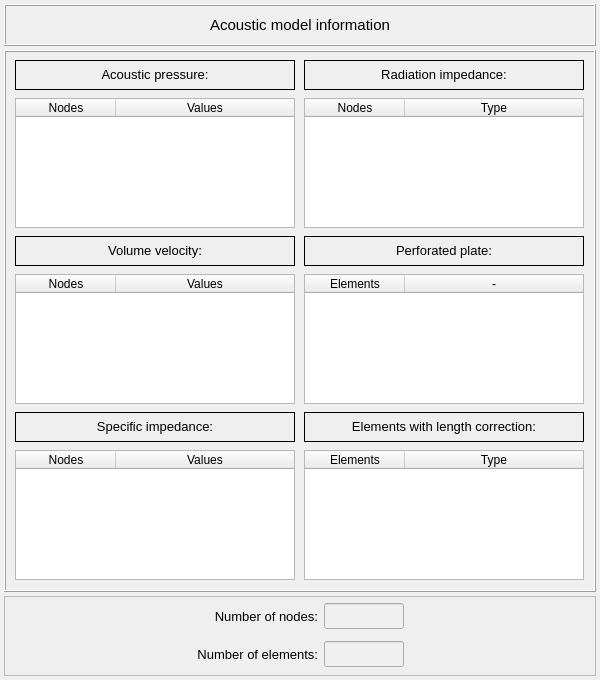
<?xml version="1.0" encoding="UTF-8"?>
<ui version="4.0">
 <class>dialog</class>
 <widget class="QDialog" name="dialog">
  <property name="geometry">
   <rect>
    <x>0</x>
    <y>0</y>
    <width>600</width>
    <height>680</height>
   </rect>
  </property>
  <property name="minimumSize">
   <size>
    <width>600</width>
    <height>680</height>
   </size>
  </property>
  <property name="maximumSize">
   <size>
    <width>600</width>
    <height>680</height>
   </size>
  </property>
  <property name="windowTitle">
   <string>Acoustic Model Information</string>
  </property>
  <layout class="QGridLayout" name="gridLayout_4">
   <property name="leftMargin">
    <number>4</number>
   </property>
   <property name="topMargin">
    <number>4</number>
   </property>
   <property name="rightMargin">
    <number>4</number>
   </property>
   <property name="bottomMargin">
    <number>4</number>
   </property>
   <property name="spacing">
    <number>4</number>
   </property>
   <item row="0" column="0">
    <widget class="QFrame" name="frame_3">
     <property name="minimumSize">
      <size>
       <width>0</width>
       <height>42</height>
      </size>
     </property>
     <property name="maximumSize">
      <size>
       <width>16777215</width>
       <height>42</height>
      </size>
     </property>
     <property name="frameShape">
      <enum>QFrame::Box</enum>
     </property>
     <property name="frameShadow">
      <enum>QFrame::Raised</enum>
     </property>
     <layout class="QGridLayout" name="gridLayout_3">
      <property name="leftMargin">
       <number>0</number>
      </property>
      <property name="topMargin">
       <number>0</number>
      </property>
      <property name="rightMargin">
       <number>0</number>
      </property>
      <property name="bottomMargin">
       <number>0</number>
      </property>
      <property name="spacing">
       <number>0</number>
      </property>
      <item row="0" column="0">
       <widget class="QLabel" name="label_12">
        <property name="font">
         <font>
          <pointsize>11</pointsize>
         </font>
        </property>
        <property name="frameShape">
         <enum>QFrame::NoFrame</enum>
        </property>
        <property name="text">
         <string>Acoustic model information</string>
        </property>
        <property name="textFormat">
         <enum>Qt::AutoText</enum>
        </property>
        <property name="alignment">
         <set>Qt::AlignCenter</set>
        </property>
       </widget>
      </item>
     </layout>
    </widget>
   </item>
   <item row="1" column="0">
    <widget class="QFrame" name="frame_2">
     <property name="minimumSize">
      <size>
       <width>310</width>
       <height>510</height>
      </size>
     </property>
     <property name="maximumSize">
      <size>
       <width>1000</width>
       <height>580</height>
      </size>
     </property>
     <property name="frameShape">
      <enum>QFrame::Box</enum>
     </property>
     <property name="frameShadow">
      <enum>QFrame::Raised</enum>
     </property>
     <layout class="QGridLayout" name="gridLayout">
      <property name="leftMargin">
       <number>4</number>
      </property>
      <property name="topMargin">
       <number>4</number>
      </property>
      <property name="rightMargin">
       <number>4</number>
      </property>
      <property name="bottomMargin">
       <number>4</number>
      </property>
      <property name="spacing">
       <number>4</number>
      </property>
      <item row="5" column="0">
       <widget class="QTreeWidget" name="treeWidget_specific_impedance">
        <property name="minimumSize">
         <size>
          <width>280</width>
          <height>130</height>
         </size>
        </property>
        <property name="maximumSize">
         <size>
          <width>280</width>
          <height>130</height>
         </size>
        </property>
        <property name="font">
         <font>
          <family>MS Shell Dlg 2</family>
         </font>
        </property>
        <column>
         <property name="text">
          <string>Nodes</string>
         </property>
         <property name="textAlignment">
          <set>AlignCenter</set>
         </property>
        </column>
        <column>
         <property name="text">
          <string>Values</string>
         </property>
         <property name="textAlignment">
          <set>AlignCenter</set>
         </property>
        </column>
       </widget>
      </item>
      <item row="1" column="0">
       <widget class="QTreeWidget" name="treeWidget_acoustic_pressure">
        <property name="minimumSize">
         <size>
          <width>280</width>
          <height>130</height>
         </size>
        </property>
        <property name="maximumSize">
         <size>
          <width>280</width>
          <height>130</height>
         </size>
        </property>
        <property name="font">
         <font>
          <family>MS Shell Dlg 2</family>
         </font>
        </property>
        <column>
         <property name="text">
          <string>Nodes</string>
         </property>
         <property name="textAlignment">
          <set>AlignCenter</set>
         </property>
        </column>
        <column>
         <property name="text">
          <string>Values</string>
         </property>
         <property name="textAlignment">
          <set>AlignCenter</set>
         </property>
        </column>
       </widget>
      </item>
      <item row="2" column="0">
       <widget class="QLabel" name="label_11">
        <property name="minimumSize">
         <size>
          <width>0</width>
          <height>30</height>
         </size>
        </property>
        <property name="maximumSize">
         <size>
          <width>16777215</width>
          <height>30</height>
         </size>
        </property>
        <property name="font">
         <font>
          <pointsize>10</pointsize>
         </font>
        </property>
        <property name="frameShape">
         <enum>QFrame::Box</enum>
        </property>
        <property name="text">
         <string>&lt;html&gt;&lt;head/&gt;&lt;body&gt;&lt;p align=&quot;center&quot;&gt;Volume velocity:&lt;/p&gt;&lt;/body&gt;&lt;/html&gt;</string>
        </property>
        <property name="textFormat">
         <enum>Qt::AutoText</enum>
        </property>
        <property name="alignment">
         <set>Qt::AlignCenter</set>
        </property>
       </widget>
      </item>
      <item row="3" column="0">
       <widget class="QTreeWidget" name="treeWidget_volume_velocity">
        <property name="minimumSize">
         <size>
          <width>280</width>
          <height>130</height>
         </size>
        </property>
        <property name="maximumSize">
         <size>
          <width>280</width>
          <height>130</height>
         </size>
        </property>
        <property name="font">
         <font>
          <family>MS Shell Dlg 2</family>
         </font>
        </property>
        <column>
         <property name="text">
          <string>Nodes</string>
         </property>
         <property name="textAlignment">
          <set>AlignCenter</set>
         </property>
        </column>
        <column>
         <property name="text">
          <string>Values</string>
         </property>
         <property name="textAlignment">
          <set>AlignCenter</set>
         </property>
        </column>
       </widget>
      </item>
      <item row="4" column="0">
       <widget class="QLabel" name="label_17">
        <property name="minimumSize">
         <size>
          <width>0</width>
          <height>30</height>
         </size>
        </property>
        <property name="maximumSize">
         <size>
          <width>16777215</width>
          <height>30</height>
         </size>
        </property>
        <property name="font">
         <font>
          <pointsize>10</pointsize>
         </font>
        </property>
        <property name="frameShape">
         <enum>QFrame::Box</enum>
        </property>
        <property name="text">
         <string>&lt;html&gt;&lt;head/&gt;&lt;body&gt;&lt;p align=&quot;center&quot;&gt;Specific impedance:&lt;/p&gt;&lt;/body&gt;&lt;/html&gt;</string>
        </property>
        <property name="textFormat">
         <enum>Qt::AutoText</enum>
        </property>
        <property name="alignment">
         <set>Qt::AlignCenter</set>
        </property>
       </widget>
      </item>
      <item row="0" column="0">
       <widget class="QLabel" name="label_10">
        <property name="minimumSize">
         <size>
          <width>0</width>
          <height>30</height>
         </size>
        </property>
        <property name="maximumSize">
         <size>
          <width>16777215</width>
          <height>30</height>
         </size>
        </property>
        <property name="font">
         <font>
          <pointsize>10</pointsize>
         </font>
        </property>
        <property name="frameShape">
         <enum>QFrame::Box</enum>
        </property>
        <property name="text">
         <string>&lt;html&gt;&lt;head/&gt;&lt;body&gt;&lt;p align=&quot;center&quot;&gt;Acoustic pressure:&lt;/p&gt;&lt;/body&gt;&lt;/html&gt;</string>
        </property>
        <property name="textFormat">
         <enum>Qt::AutoText</enum>
        </property>
        <property name="alignment">
         <set>Qt::AlignCenter</set>
        </property>
       </widget>
      </item>
      <item row="0" column="1">
       <widget class="QLabel" name="label_9">
        <property name="minimumSize">
         <size>
          <width>0</width>
          <height>30</height>
         </size>
        </property>
        <property name="maximumSize">
         <size>
          <width>16777215</width>
          <height>30</height>
         </size>
        </property>
        <property name="font">
         <font>
          <pointsize>10</pointsize>
         </font>
        </property>
        <property name="frameShape">
         <enum>QFrame::Box</enum>
        </property>
        <property name="text">
         <string>&lt;html&gt;&lt;head/&gt;&lt;body&gt;&lt;p align=&quot;center&quot;&gt;Radiation impedance:&lt;/p&gt;&lt;/body&gt;&lt;/html&gt;</string>
        </property>
        <property name="textFormat">
         <enum>Qt::AutoText</enum>
        </property>
        <property name="alignment">
         <set>Qt::AlignCenter</set>
        </property>
       </widget>
      </item>
      <item row="1" column="1">
       <widget class="QTreeWidget" name="treeWidget_radiation_impedance">
        <property name="minimumSize">
         <size>
          <width>280</width>
          <height>130</height>
         </size>
        </property>
        <property name="maximumSize">
         <size>
          <width>280</width>
          <height>130</height>
         </size>
        </property>
        <property name="font">
         <font>
          <family>MS Shell Dlg 2</family>
         </font>
        </property>
        <column>
         <property name="text">
          <string>Nodes</string>
         </property>
         <property name="textAlignment">
          <set>AlignCenter</set>
         </property>
        </column>
        <column>
         <property name="text">
          <string>Type</string>
         </property>
         <property name="textAlignment">
          <set>AlignCenter</set>
         </property>
        </column>
       </widget>
      </item>
      <item row="2" column="1">
       <widget class="QLabel" name="label_15">
        <property name="minimumSize">
         <size>
          <width>0</width>
          <height>30</height>
         </size>
        </property>
        <property name="maximumSize">
         <size>
          <width>16777215</width>
          <height>30</height>
         </size>
        </property>
        <property name="font">
         <font>
          <pointsize>10</pointsize>
         </font>
        </property>
        <property name="frameShape">
         <enum>QFrame::Box</enum>
        </property>
        <property name="text">
         <string>&lt;html&gt;&lt;head/&gt;&lt;body&gt;&lt;p align=&quot;center&quot;&gt;Perforated plate:&lt;/p&gt;&lt;/body&gt;&lt;/html&gt;</string>
        </property>
        <property name="textFormat">
         <enum>Qt::AutoText</enum>
        </property>
        <property name="alignment">
         <set>Qt::AlignCenter</set>
        </property>
       </widget>
      </item>
      <item row="3" column="1">
       <widget class="QTreeWidget" name="treeWidget_perforated_plate">
        <property name="minimumSize">
         <size>
          <width>280</width>
          <height>130</height>
         </size>
        </property>
        <property name="maximumSize">
         <size>
          <width>280</width>
          <height>130</height>
         </size>
        </property>
        <property name="font">
         <font>
          <family>MS Shell Dlg 2</family>
         </font>
        </property>
        <column>
         <property name="text">
          <string>Elements</string>
         </property>
         <property name="textAlignment">
          <set>AlignCenter</set>
         </property>
        </column>
        <column>
         <property name="text">
          <string>-</string>
         </property>
         <property name="textAlignment">
          <set>AlignCenter</set>
         </property>
        </column>
       </widget>
      </item>
      <item row="4" column="1">
       <widget class="QLabel" name="label_16">
        <property name="minimumSize">
         <size>
          <width>0</width>
          <height>30</height>
         </size>
        </property>
        <property name="maximumSize">
         <size>
          <width>16777215</width>
          <height>30</height>
         </size>
        </property>
        <property name="font">
         <font>
          <pointsize>10</pointsize>
         </font>
        </property>
        <property name="frameShape">
         <enum>QFrame::Box</enum>
        </property>
        <property name="text">
         <string>&lt;html&gt;&lt;head/&gt;&lt;body&gt;&lt;p align=&quot;center&quot;&gt;Elements with length correction:&lt;/p&gt;&lt;/body&gt;&lt;/html&gt;</string>
        </property>
        <property name="textFormat">
         <enum>Qt::AutoText</enum>
        </property>
        <property name="alignment">
         <set>Qt::AlignCenter</set>
        </property>
       </widget>
      </item>
      <item row="5" column="1">
       <widget class="QTreeWidget" name="treeWidget_element_length_correction">
        <property name="minimumSize">
         <size>
          <width>280</width>
          <height>130</height>
         </size>
        </property>
        <property name="maximumSize">
         <size>
          <width>280</width>
          <height>130</height>
         </size>
        </property>
        <property name="font">
         <font>
          <family>MS Shell Dlg 2</family>
         </font>
        </property>
        <column>
         <property name="text">
          <string>Elements</string>
         </property>
         <property name="textAlignment">
          <set>AlignCenter</set>
         </property>
        </column>
        <column>
         <property name="text">
          <string>Type</string>
         </property>
         <property name="textAlignment">
          <set>AlignCenter</set>
         </property>
        </column>
       </widget>
      </item>
     </layout>
    </widget>
   </item>
   <item row="2" column="0">
    <widget class="QFrame" name="frame_4">
     <property name="minimumSize">
      <size>
       <width>0</width>
       <height>80</height>
      </size>
     </property>
     <property name="maximumSize">
      <size>
       <width>16777215</width>
       <height>80</height>
      </size>
     </property>
     <property name="frameShape">
      <enum>QFrame::StyledPanel</enum>
     </property>
     <property name="frameShadow">
      <enum>QFrame::Raised</enum>
     </property>
     <layout class="QGridLayout" name="gridLayout_2">
      <property name="leftMargin">
       <number>0</number>
      </property>
      <property name="topMargin">
       <number>0</number>
      </property>
      <property name="rightMargin">
       <number>0</number>
      </property>
      <property name="bottomMargin">
       <number>0</number>
      </property>
      <item row="1" column="2">
       <widget class="QLineEdit" name="lineEdit_number_elements">
        <property name="enabled">
         <bool>false</bool>
        </property>
        <property name="minimumSize">
         <size>
          <width>80</width>
          <height>26</height>
         </size>
        </property>
        <property name="maximumSize">
         <size>
          <width>80</width>
          <height>26</height>
         </size>
        </property>
        <property name="palette">
         <palette>
          <active>
           <colorrole role="WindowText">
            <brush brushstyle="SolidPattern">
             <color alpha="255">
              <red>0</red>
              <green>0</green>
              <blue>0</blue>
             </color>
            </brush>
           </colorrole>
           <colorrole role="Button">
            <brush brushstyle="SolidPattern">
             <color alpha="255">
              <red>250</red>
              <green>250</green>
              <blue>250</blue>
             </color>
            </brush>
           </colorrole>
           <colorrole role="Dark">
            <brush brushstyle="SolidPattern">
             <color alpha="255">
              <red>0</red>
              <green>0</green>
              <blue>0</blue>
             </color>
            </brush>
           </colorrole>
           <colorrole role="Text">
            <brush brushstyle="SolidPattern">
             <color alpha="255">
              <red>0</red>
              <green>0</green>
              <blue>0</blue>
             </color>
            </brush>
           </colorrole>
           <colorrole role="ButtonText">
            <brush brushstyle="SolidPattern">
             <color alpha="255">
              <red>0</red>
              <green>0</green>
              <blue>0</blue>
             </color>
            </brush>
           </colorrole>
           <colorrole role="Base">
            <brush brushstyle="SolidPattern">
             <color alpha="255">
              <red>250</red>
              <green>250</green>
              <blue>250</blue>
             </color>
            </brush>
           </colorrole>
           <colorrole role="Window">
            <brush brushstyle="SolidPattern">
             <color alpha="255">
              <red>250</red>
              <green>250</green>
              <blue>250</blue>
             </color>
            </brush>
           </colorrole>
          </active>
          <inactive>
           <colorrole role="WindowText">
            <brush brushstyle="SolidPattern">
             <color alpha="255">
              <red>0</red>
              <green>0</green>
              <blue>0</blue>
             </color>
            </brush>
           </colorrole>
           <colorrole role="Button">
            <brush brushstyle="SolidPattern">
             <color alpha="255">
              <red>250</red>
              <green>250</green>
              <blue>250</blue>
             </color>
            </brush>
           </colorrole>
           <colorrole role="Dark">
            <brush brushstyle="SolidPattern">
             <color alpha="255">
              <red>0</red>
              <green>0</green>
              <blue>0</blue>
             </color>
            </brush>
           </colorrole>
           <colorrole role="Text">
            <brush brushstyle="SolidPattern">
             <color alpha="255">
              <red>0</red>
              <green>0</green>
              <blue>0</blue>
             </color>
            </brush>
           </colorrole>
           <colorrole role="ButtonText">
            <brush brushstyle="SolidPattern">
             <color alpha="255">
              <red>0</red>
              <green>0</green>
              <blue>0</blue>
             </color>
            </brush>
           </colorrole>
           <colorrole role="Base">
            <brush brushstyle="SolidPattern">
             <color alpha="255">
              <red>250</red>
              <green>250</green>
              <blue>250</blue>
             </color>
            </brush>
           </colorrole>
           <colorrole role="Window">
            <brush brushstyle="SolidPattern">
             <color alpha="255">
              <red>250</red>
              <green>250</green>
              <blue>250</blue>
             </color>
            </brush>
           </colorrole>
          </inactive>
          <disabled>
           <colorrole role="WindowText">
            <brush brushstyle="SolidPattern">
             <color alpha="255">
              <red>100</red>
              <green>100</green>
              <blue>100</blue>
             </color>
            </brush>
           </colorrole>
           <colorrole role="Button">
            <brush brushstyle="SolidPattern">
             <color alpha="255">
              <red>240</red>
              <green>240</green>
              <blue>240</blue>
             </color>
            </brush>
           </colorrole>
           <colorrole role="Dark">
            <brush brushstyle="SolidPattern">
             <color alpha="255">
              <red>0</red>
              <green>0</green>
              <blue>0</blue>
             </color>
            </brush>
           </colorrole>
           <colorrole role="Text">
            <brush brushstyle="SolidPattern">
             <color alpha="255">
              <red>100</red>
              <green>100</green>
              <blue>100</blue>
             </color>
            </brush>
           </colorrole>
           <colorrole role="ButtonText">
            <brush brushstyle="SolidPattern">
             <color alpha="255">
              <red>100</red>
              <green>100</green>
              <blue>100</blue>
             </color>
            </brush>
           </colorrole>
           <colorrole role="Base">
            <brush brushstyle="SolidPattern">
             <color alpha="255">
              <red>240</red>
              <green>240</green>
              <blue>240</blue>
             </color>
            </brush>
           </colorrole>
           <colorrole role="Window">
            <brush brushstyle="SolidPattern">
             <color alpha="255">
              <red>240</red>
              <green>240</green>
              <blue>240</blue>
             </color>
            </brush>
           </colorrole>
          </disabled>
         </palette>
        </property>
        <property name="font">
         <font>
          <pointsize>10</pointsize>
         </font>
        </property>
        <property name="styleSheet">
         <string notr="true">QLineEdit{color: rgb(0, 0, 0); background-color: rgb(250, 250, 250)}
QLineEdit:disabled{color: rgb(100, 100, 100); background-color: rgb(240, 240, 240)}background-color: rgb(255, 255, 255);</string>
        </property>
        <property name="alignment">
         <set>Qt::AlignCenter</set>
        </property>
       </widget>
      </item>
      <item row="0" column="1">
       <widget class="QLabel" name="label_13">
        <property name="minimumSize">
         <size>
          <width>0</width>
          <height>26</height>
         </size>
        </property>
        <property name="maximumSize">
         <size>
          <width>200</width>
          <height>26</height>
         </size>
        </property>
        <property name="font">
         <font>
          <pointsize>10</pointsize>
         </font>
        </property>
        <property name="frameShape">
         <enum>QFrame::NoFrame</enum>
        </property>
        <property name="text">
         <string>Number of nodes:</string>
        </property>
        <property name="textFormat">
         <enum>Qt::AutoText</enum>
        </property>
        <property name="alignment">
         <set>Qt::AlignRight|Qt::AlignTrailing|Qt::AlignVCenter</set>
        </property>
       </widget>
      </item>
      <item row="1" column="1">
       <widget class="QLabel" name="label_14">
        <property name="minimumSize">
         <size>
          <width>0</width>
          <height>26</height>
         </size>
        </property>
        <property name="maximumSize">
         <size>
          <width>200</width>
          <height>26</height>
         </size>
        </property>
        <property name="font">
         <font>
          <pointsize>10</pointsize>
         </font>
        </property>
        <property name="frameShape">
         <enum>QFrame::NoFrame</enum>
        </property>
        <property name="text">
         <string>Number of elements:</string>
        </property>
        <property name="textFormat">
         <enum>Qt::AutoText</enum>
        </property>
        <property name="alignment">
         <set>Qt::AlignRight|Qt::AlignTrailing|Qt::AlignVCenter</set>
        </property>
       </widget>
      </item>
      <item row="0" column="2">
       <widget class="QLineEdit" name="lineEdit_number_nodes">
        <property name="enabled">
         <bool>false</bool>
        </property>
        <property name="minimumSize">
         <size>
          <width>80</width>
          <height>26</height>
         </size>
        </property>
        <property name="maximumSize">
         <size>
          <width>80</width>
          <height>26</height>
         </size>
        </property>
        <property name="palette">
         <palette>
          <active>
           <colorrole role="WindowText">
            <brush brushstyle="SolidPattern">
             <color alpha="255">
              <red>0</red>
              <green>0</green>
              <blue>0</blue>
             </color>
            </brush>
           </colorrole>
           <colorrole role="Button">
            <brush brushstyle="SolidPattern">
             <color alpha="255">
              <red>250</red>
              <green>250</green>
              <blue>250</blue>
             </color>
            </brush>
           </colorrole>
           <colorrole role="Dark">
            <brush brushstyle="SolidPattern">
             <color alpha="255">
              <red>0</red>
              <green>0</green>
              <blue>0</blue>
             </color>
            </brush>
           </colorrole>
           <colorrole role="Text">
            <brush brushstyle="SolidPattern">
             <color alpha="255">
              <red>0</red>
              <green>0</green>
              <blue>0</blue>
             </color>
            </brush>
           </colorrole>
           <colorrole role="ButtonText">
            <brush brushstyle="SolidPattern">
             <color alpha="255">
              <red>0</red>
              <green>0</green>
              <blue>0</blue>
             </color>
            </brush>
           </colorrole>
           <colorrole role="Base">
            <brush brushstyle="SolidPattern">
             <color alpha="255">
              <red>250</red>
              <green>250</green>
              <blue>250</blue>
             </color>
            </brush>
           </colorrole>
           <colorrole role="Window">
            <brush brushstyle="SolidPattern">
             <color alpha="255">
              <red>250</red>
              <green>250</green>
              <blue>250</blue>
             </color>
            </brush>
           </colorrole>
          </active>
          <inactive>
           <colorrole role="WindowText">
            <brush brushstyle="SolidPattern">
             <color alpha="255">
              <red>0</red>
              <green>0</green>
              <blue>0</blue>
             </color>
            </brush>
           </colorrole>
           <colorrole role="Button">
            <brush brushstyle="SolidPattern">
             <color alpha="255">
              <red>250</red>
              <green>250</green>
              <blue>250</blue>
             </color>
            </brush>
           </colorrole>
           <colorrole role="Dark">
            <brush brushstyle="SolidPattern">
             <color alpha="255">
              <red>0</red>
              <green>0</green>
              <blue>0</blue>
             </color>
            </brush>
           </colorrole>
           <colorrole role="Text">
            <brush brushstyle="SolidPattern">
             <color alpha="255">
              <red>0</red>
              <green>0</green>
              <blue>0</blue>
             </color>
            </brush>
           </colorrole>
           <colorrole role="ButtonText">
            <brush brushstyle="SolidPattern">
             <color alpha="255">
              <red>0</red>
              <green>0</green>
              <blue>0</blue>
             </color>
            </brush>
           </colorrole>
           <colorrole role="Base">
            <brush brushstyle="SolidPattern">
             <color alpha="255">
              <red>250</red>
              <green>250</green>
              <blue>250</blue>
             </color>
            </brush>
           </colorrole>
           <colorrole role="Window">
            <brush brushstyle="SolidPattern">
             <color alpha="255">
              <red>250</red>
              <green>250</green>
              <blue>250</blue>
             </color>
            </brush>
           </colorrole>
          </inactive>
          <disabled>
           <colorrole role="WindowText">
            <brush brushstyle="SolidPattern">
             <color alpha="255">
              <red>100</red>
              <green>100</green>
              <blue>100</blue>
             </color>
            </brush>
           </colorrole>
           <colorrole role="Button">
            <brush brushstyle="SolidPattern">
             <color alpha="255">
              <red>240</red>
              <green>240</green>
              <blue>240</blue>
             </color>
            </brush>
           </colorrole>
           <colorrole role="Dark">
            <brush brushstyle="SolidPattern">
             <color alpha="255">
              <red>0</red>
              <green>0</green>
              <blue>0</blue>
             </color>
            </brush>
           </colorrole>
           <colorrole role="Text">
            <brush brushstyle="SolidPattern">
             <color alpha="255">
              <red>100</red>
              <green>100</green>
              <blue>100</blue>
             </color>
            </brush>
           </colorrole>
           <colorrole role="ButtonText">
            <brush brushstyle="SolidPattern">
             <color alpha="255">
              <red>100</red>
              <green>100</green>
              <blue>100</blue>
             </color>
            </brush>
           </colorrole>
           <colorrole role="Base">
            <brush brushstyle="SolidPattern">
             <color alpha="255">
              <red>240</red>
              <green>240</green>
              <blue>240</blue>
             </color>
            </brush>
           </colorrole>
           <colorrole role="Window">
            <brush brushstyle="SolidPattern">
             <color alpha="255">
              <red>240</red>
              <green>240</green>
              <blue>240</blue>
             </color>
            </brush>
           </colorrole>
          </disabled>
         </palette>
        </property>
        <property name="font">
         <font>
          <pointsize>10</pointsize>
         </font>
        </property>
        <property name="styleSheet">
         <string notr="true">QLineEdit{color: rgb(0, 0, 0); background-color: rgb(250, 250, 250)}
QLineEdit:disabled{color: rgb(100, 100, 100); background-color: rgb(240, 240, 240)}background-color: rgb(255, 255, 255);</string>
        </property>
        <property name="alignment">
         <set>Qt::AlignCenter</set>
        </property>
       </widget>
      </item>
      <item row="0" column="0">
       <spacer name="horizontalSpacer">
        <property name="orientation">
         <enum>Qt::Horizontal</enum>
        </property>
        <property name="sizeHint" stdset="0">
         <size>
          <width>40</width>
          <height>20</height>
         </size>
        </property>
       </spacer>
      </item>
      <item row="0" column="3">
       <spacer name="horizontalSpacer_2">
        <property name="orientation">
         <enum>Qt::Horizontal</enum>
        </property>
        <property name="sizeHint" stdset="0">
         <size>
          <width>40</width>
          <height>20</height>
         </size>
        </property>
       </spacer>
      </item>
     </layout>
    </widget>
   </item>
  </layout>
 </widget>
 <resources/>
 <connections/>
</ui>
